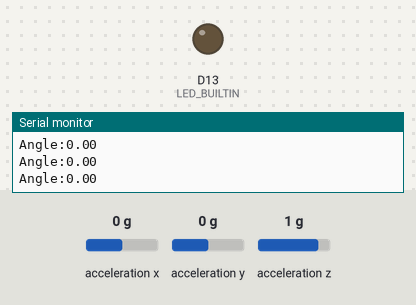
Bench run of a sketch on a simulated Arduino Nano 33 BLE. Shown: output pins drawn as LEDs (lit = HIGH), the last lines printed to the serial monitor. Dashed ring = blinking. Inputs (shaded band) come from the test bench; at power-on: acceleration z 1 g, acceleration x 0 g, acceleration y 0 g. Nothing arrives over Bluetooth unless stated; a phone connects over Bluetooth LE 3 s after start.

Above: at 3.9 s.
4.0 s: acceleration z set to 0.1 g
5.5 s: acceleration z set to -0.2 g
At 5.89 s:
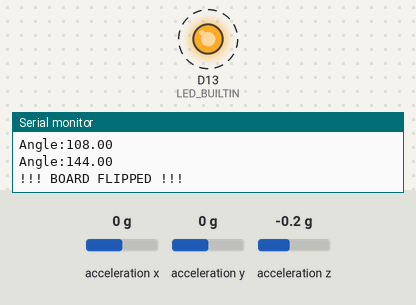
8.5 s: acceleration x set to -0.3 g
At 9.9 s:
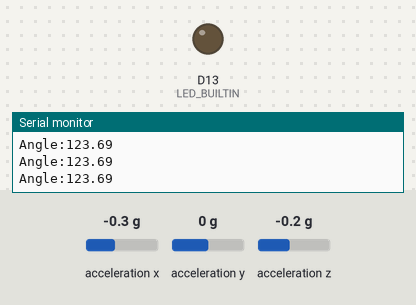
10.1 s: acceleration x set to 0 g
At 10.54 s:
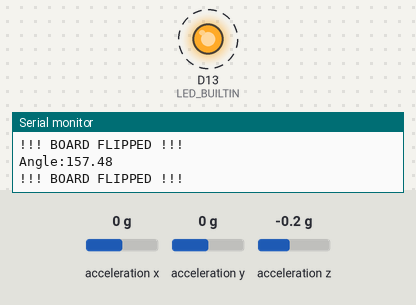
Timing chart, 0 to 14.1 s (numbered marks = the images above; inputs shaded):
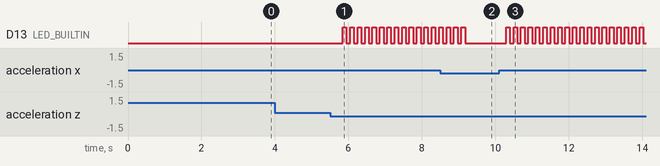

Measured:
- the behaviour switches between 0 and -0.1 g on acceleration z (found by bisection; images 0 and 1)
- the behaviour switches between -0.1 and -0.2 g on acceleration x (found by bisection; images 1 and 2)
- after the input at 5.5 s, D13 (LED_BUILTIN): alternates HIGH for 0.10 s and LOW for 0.10 s, starting after 0.35 s
- after the input at 8.5 s, D13 (LED_BUILTIN): goes on until 9.2 s, then stays LOW
- after the input at 10.1 s, D13 (LED_BUILTIN): alternates HIGH for 0.10 s and LOW for 0.10 s, starting after 0.19 s

The sketch:

nurture_band.ino
```cpp
#include "Arduino_BMI270_BMM150.h"
#include <ArduinoBLE.h>
#include <math.h>

BLEService countService("1101");
BLEUnsignedCharCharacteristic countLevelChar("2101", BLERead | BLENotify);

float angle = 0.0;
float angleBuffer[5] = {0, 0, 0, 0, 0};
int bufferIndex = 0;

float runningAverage() {
  float sum = 0;
  for (int i = 0; i < 5; i++) {
    sum += angleBuffer[i];
  }
  return sum / 5.0;
}

void setup() {
  Serial.begin(9600);

  // Don't wait on serial monitor if trying to connect to iphone device
  // uncomment if you're using serial monitor
  // while (!Serial)
  //   ;

  pinMode(LED_BUILTIN, OUTPUT);

  if (!IMU.begin()) {
    Serial.println("Failed to initialize IMU!");
    while (1)
      ;
  }

  if (!BLE.begin()) {
    Serial.println("starting BLE failed!");
    while (1)
      ;
  }

  BLE.setLocalName("Nurture");
  BLE.setAdvertisedService(countService);
  countService.addCharacteristic(countLevelChar);
  BLE.addService(countService);
  BLE.setDeviceName("Nurture");

  BLE.advertise();
  Serial.println("Bluetooth device active, waiting for connections...");
  Serial.println("Angle (degrees)");
}

void loop() {
  BLEDevice central = BLE.central();

  if (central && central.connected()) {
    if (IMU.accelerationAvailable()) {
      float x, y, z;
      IMU.readAcceleration(x, y, z);

      float resultant = sqrt(x * x + y * y + z * z);
      angleBuffer[bufferIndex] = acos(z / resultant) * 180.0 / PI;
      bufferIndex = (bufferIndex + 1) % 5;
      angle = runningAverage();

      Serial.print("Angle:");
      Serial.println(angle);

      if (angle > 140) {
        Serial.println("!!! BOARD FLIPPED !!!");
        digitalWrite(LED_BUILTIN, HIGH);
        delay(100);
        digitalWrite(LED_BUILTIN, LOW);
      }

      countLevelChar.writeValue((unsigned char)(int)angle);
      delay(100);
    }
  }
}
```
